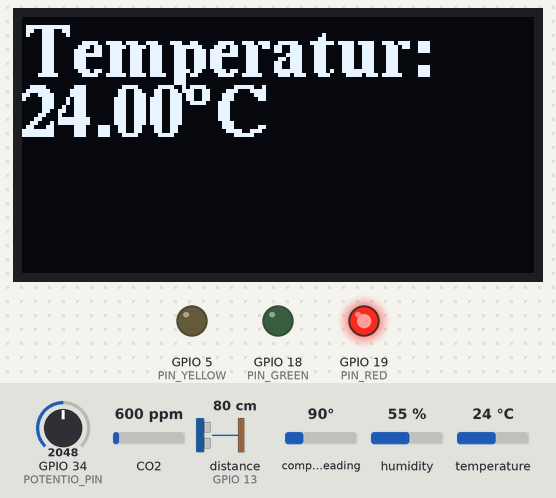
Bench run of a sketch on a simulated ESP32. Parts: 128×64 one-colour display, output pins drawn as LEDs (lit = HIGH). The test bench sets the inputs (shaded band); at power-on: GPIO 34 (POTENTIO_PIN) = 2048, distance to the obstacle (sensor on GPIO 13) 80 cm, CO2 600 ppm, compass heading 90°, humidity 55 %, temperature 24 °C. The echo pulse lasts 58.3 µs per cm; random numbers use the default seed unless the sketch sets one; pins used as bus, display or sensor lines are not drawn; what the sketch prints to the serial monitor is not drawn.

Above: at 1.7 s.
1.8 s: GPIO 34 (POTENTIO_PIN) set to 4095
At 4.54 s:
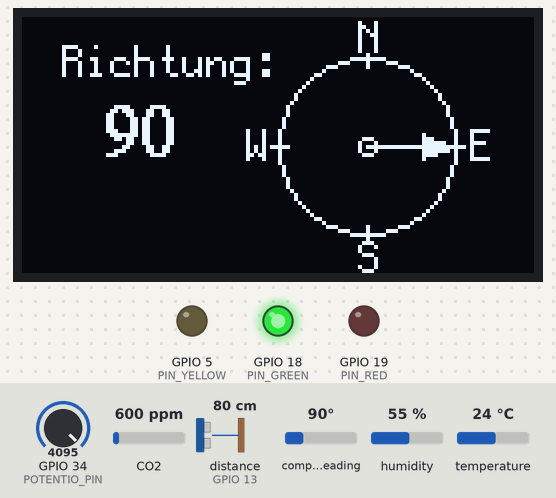
4.8 s: GPIO 34 (POTENTIO_PIN) set to 4033
At 5.3 s:
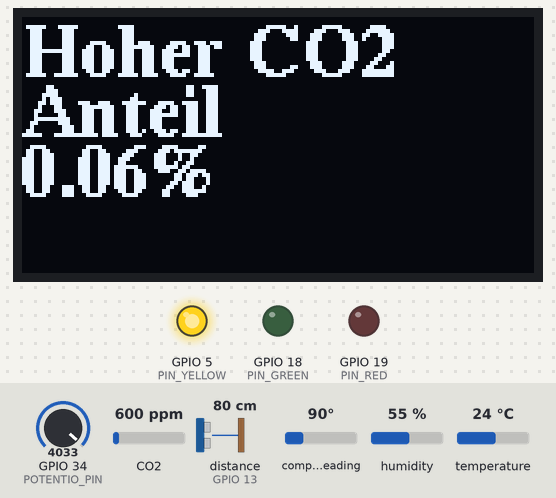
6.4 s: GPIO 34 (POTENTIO_PIN) set to 1228
At 7.5 s:
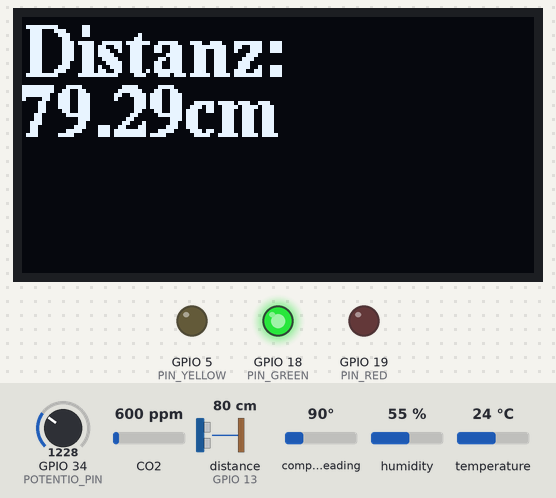
8.5 s: distance to the obstacle (sensor on GPIO 13) set to 54 cm
At 9.1 s:
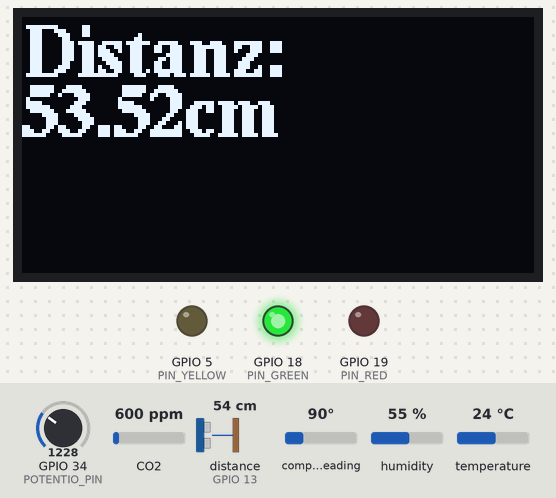
10.0 s: distance to the obstacle (sensor on GPIO 13) set to 46 cm
At 11.2 s:
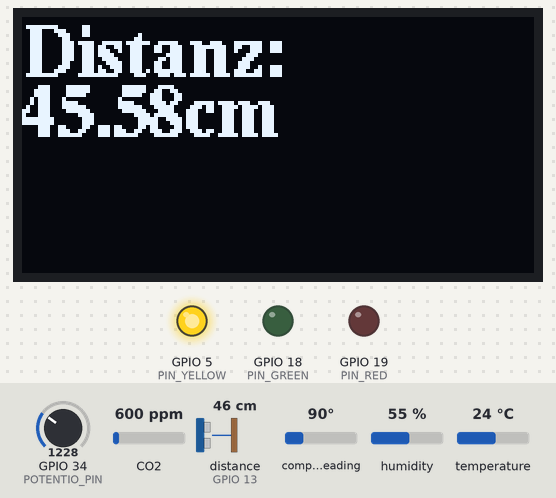
11.5 s: GPIO 34 (POTENTIO_PIN) set to 1604
13.0 s: GPIO 34 (POTENTIO_PIN) set to 1667
At 17.0 s:
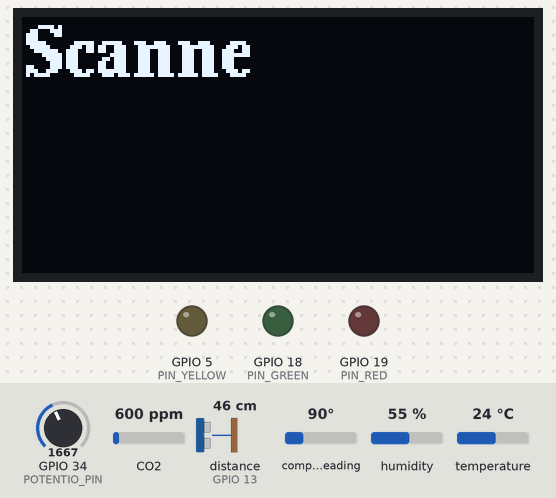
Timing chart, 0 to 17.6 s (numbered marks = the images above; inputs shaded):
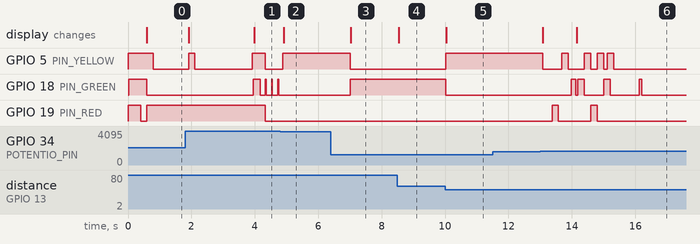

The sketch:

Tricorder.ino
```cpp
#include <SPI.h>
#include <Wire.h>
#include <Adafruit_Sensor.h>

#include "src/Display.h"
#include "src/Ultraschall.h"
#include "src/Util.h"
#include "src/NFC.h"
#include "src/Potentiometer.h"
#include "src/Definitions.h"
#include "src/Heartbeat.h"
#include "src/CO2.h"
#include "src/Compass.h"
#include "src/LED.h"

// Objekt für DHT22
MyTemperature dht(DHT_PIN, DHTTYPE);

// Objekt für Ultraschall
MyUltraschall ultraschall;

// SETUP -------------------------------------------------

void setup()
{
  // Serial Monitor
  Serial.begin(115200);
  Serial.println("Starting...");
  // LEDs initialisieren
  MyLED::initialize();
  delay(500);
  // Display starten
  MyDisplay::initialize_display();

  // NFC initialisieren
  MyNFC::connect_nfc();

  // Potentiometer initialisieren
  MyPotentiometer::intialize_potentiometer();

  // Ultraschall initialisieren
  ultraschall.initialize();

  // Gassensor initialisieren
  GasSensor::intialize_sensor();

  // Herzschlag sensor
  pinMode(HEARTBEAT_PIN, INPUT);

  // Kompass starten
  Compass::intialize();
}
void loop()
{
  Serial.println(Util::pot_val);

  switch (Util::pot_val)
  {
    // Case 0: Thermometer
  case 0:
  {
    // Miss die Temperatur und zeige sie für 2 Sekunden an
    dht_results dht_measurement = dht.measure_temperature();
    MyDisplay::display_temperature(dht_measurement);
    MyLED::blink_led(MyLED::colors::YELLOW, 200);

    Util::wait_interruptable(2000);

    // Miss die Luftfeuchtigkeit und zeige sie für 2 Sekunden an
    MyDisplay::display_humidity(dht_measurement);
    MyLED::blink_led(MyLED::colors::YELLOW, 200);

    Util::wait_interruptable(2000);
    break;
  }
    // Case 1: Ultraschall
  case 1:
  {
    // Miss die Distanz und zeige sie für 200ms an
    float distance = 0;
    while (distance == 0)
    {
      distance = ultraschall.measure_distance();
    }
    MyLED::blink_distance(distance);
    MyDisplay::display_distance(distance);
    break;
  }

    // Case 2: NFC
  case 2:
  {
    // Versuche einen NFC Chip zu lesen
    MyNFC::read_nfc();
    break;
  }
  // Case 3: Heartbeat
  case 3:
  {
    Heartbeat::measure_heartbeat();
    break;
  }

  // Case 4: CO2 Sensor
  case 4:
  {
    MyLED::disable_all_leds();
    GasSensor::get_ppm();
    break;
  }
    // Case 5: Compass
  case 5:
  {
    MyLED::disable_all_leds();
    MyLED::blink_led(MyLED::colors::RED, 400);
    MyLED::blink_led(MyLED::colors::YELLOW, 400);

    Compass::get_readings();
    break;
  }
  }
}
```

CO2.cpp
```cpp
#include "CO2.h"
MQ135 GasSensor::gas_sensor = MQ135(MQ_PIN);

void GasSensor::intialize_sensor()
{
    // Setze den Pin auf input
    pinMode(MQ_PIN, INPUT);
    // float rzero = gas_sensor.getRZero();
    //  Serial.println(rzero);
}

// Lese den Sensor aus. Liefert ppm
void GasSensor::get_ppm()
{
    float ppm = gas_sensor.getPPM();
    float percent = ppm / 10000;
    Serial.println("ppm: " + (String)ppm);
    Serial.println("percent: " + (String)percent);

    // Gib das Ergebnis auf dem Bildschirm aus
    MyDisplay::display_CO2(percent, ppm);
    Util::wait_interruptable(500);
}
```

CO2.h
```cpp
#ifndef CO2_CLASS
#define CO2_CLASS

#include <MQ135.h>
#include "Definitions.h"
#include "Util.h"
#include "Display.h"

class GasSensor
{
public:
    static void intialize_sensor();
    static void get_ppm();
    static MQ135 gas_sensor;
};
#endif
```

Compass.cpp
```cpp
#include "Compass.h"

// Kompass an I2C Adresse zuweisen
QMC5883LCompass Compass::compass;
void Compass::intialize()
{
    compass.init();
}

// Kompass auslesen
void Compass::get_readings()
{
    // a: Azimuth, b: Bearing
    int a, b;
    char directions[3];

    int val_at_start = Util::pot_val;
    String text[] = {"Starte", "Kompass"};
    MyDisplay::display_text(text, 2);

    // Solange das Kompassmodul ausgewählt ist
    while (val_at_start == Util::pot_val)
    {
        // Kompass muss jedes mal neu initialisiert werden. Probleme im Zusammenspiel mit dem Bildschirm
        compass.init();
        compass.read();
        a = compass.getAzimuth();
        compass.getDirection(directions, a);

        // Blinken + Bildschirmausgabe
        MyLED::blink_led(MyLED::colors::GREEN, 200);
        MyDisplay::display_compass(a);

        Util::wait_interruptable(150);
    }
}
```

Compass.h
```cpp
#ifndef COMPASS_CLASS
#define COMPASS_CLASS

#include <QMC5883LCompass.h>

#include "Display.h"
#include "Util.h"
#include "Definitions.h"
#include "NFC.h"
#include "LED.h"

class Compass
{
public:
    static QMC5883LCompass compass;

    static void intialize();
    static void get_readings();
};

#endif
```

Definitions.h
```cpp
#ifndef DEFINITIONS_INCLUDED
#define DEFINITIONS_INCLUDED

// Anzahld der Module
#define NUMBER_OF_MODULES 6

// SDA und SCL Pins
#define SDA_PIN 21
#define SCL_PIN 22

// font for oled
#define FONT u8g2_font_timB14_tf

// LED PINS
#define PIN_RED 19
#define PIN_YELLOW 5
#define PIN_GREEN 18

// Ultraschall Pins
#define TRIG_PIN 14
#define ECHO_PIN 13

// DHT22
#define DHT_PIN 4
#define DHTTYPE DHT22 // DHT 11

// Potentiometer Pin
#define POTENTIO_PIN 34

// KY039 pin: Heartbeat
#define HEARTBEAT_PIN 36

// MQ135
#define MQ_PIN 39

#define VERY_LOW_C02 0
#define LOW_CO2 300
#define NORMAL_CO2 450
#define HIGH_CO2 550
#define VERY_HIGH_CO2 1000
#define TOXIC_GAS 3000

// Kompass:

// Magnetic declination ausgleich: https://ngdc.noaa.gov/geomag/declination.shtml
#define MAGNETIC_DECLINATION 0.0349

#endif
```

Display.cpp
```cpp
#include "Display.h"
U8G2_SH1106_128X64_NONAME_F_SW_I2C MyDisplay::display(U8G2_R0, SCL_PIN, SDA_PIN);

void MyDisplay::initialize_display()
{
    // Bildschirm starten
    display.begin();
    display.enableUTF8Print();
    String text[] = {"System", "Boot"};
    display_text(text, 2);
}
// Zeige Temperatur auf dem Display an
void MyDisplay::display_temperature(dht_results dht_measurement)
{
    String text[] = {
        "Temperatur:",
        (String)dht_measurement.temperature + "\xb0" + "C",
    };
    display_text(text, 2);
    if (dht_measurement.temperature >= 10.f && dht_measurement.temperature <= 22.f)
    {
        MyLED::enable_led(MyLED::colors::GREEN);
        MyLED::disable_led(MyLED::colors::RED);
    }
    else
    {
        MyLED::enable_led(MyLED::colors::RED);
        MyLED::disable_led(MyLED::colors::GREEN);
    }
}

// Zeige Luftfeuchtigkeit auf dem Bildschirm an
void MyDisplay::display_humidity(dht_results dht_measurement)
{
    String text[] = {"Luftf.:", (String)dht_measurement.humidity + "%"};
    display_text(text, 2);
}
// Misst die Distanz und zeigt die Distanz auf dem Bildschirm an. Messung wird wiederholt bis eine gültige vorliegt.
void MyDisplay::display_distance(float distance)
{
    String text[] = {
        "Distanz:",
        (String)distance + "cm"};
    display_text(text, 2);
}
static int dots = 0;
static int count_direction = 1;

// Bildschirmausgabe für NFC
void MyDisplay::display_NFC()
{
    String t = "Scanne";

    for (int i = 0; i < dots; i++)
    {
        t = t + ".";
    }
    if (dots == 0)
    {
        count_direction = 1;
    }
    else if (dots == 3)
    {
        count_direction = -1;
    }
    dots = dots + count_direction;

    // Zufälliges blinken
    int led = random(0, 3);

    int random_duration = random(50, 300);
    MyLED::blink_led((MyLED::colors)led, random_duration);

    led = random(0, 3);
    random_duration = random(50, 300);
    MyLED::blink_led((MyLED::colors)led, random_duration, 1000);

    led = random(0, 3);
    random_duration = random(50, 300);
    MyLED::blink_led((MyLED::colors)led, random_duration, 2000);

    String text[] = {t};

    display_text(text, 1);
}

// Beliebigen text ausgeben. Eingabe als array von Strings, jeder eintrag eine Zeile
void MyDisplay::display_text(String text[], int lines)
{

    display.clearBuffer();
    display.setFont(FONT);
    for (int i = 1; i < lines + 1; i++)
    {
        display.drawStr(0, 15 * i, text[i - 1].c_str());
    }
    display.sendBuffer();
}

// Herzschlag auf dem Bildschirm anzeigen lassen
void MyDisplay::display_heartbeat(int pulse)
{
    String text[] = {"BPM: " + (String)pulse};
    Serial.println(text[0]);
    display_text(text, 1);
}

// CO2 Wert auf dem Bildschirm anzeigen lassen
void MyDisplay::display_CO2(float percent, float ppm)
{
    String text[3];
    if (ppm <= LOW_CO2)
    {
        text[0] = "Minimaler CO2";
        text[1] = "Anteil";
        text[2] = (String)percent + "%";
        MyLED::disable_led(MyLED::colors::RED);
        MyLED::disable_led(MyLED::colors::YELLOW);
        MyLED::enable_led(MyLED::colors::GREEN);
    }
    if (ppm <= NORMAL_CO2)
    {
        text[0] = "Geringer CO2";
        text[1] = "Anteil";
        text[2] = (String)percent + "%";
        MyLED::disable_led(MyLED::colors::RED);
        MyLED::disable_led(MyLED::colors::YELLOW);
        MyLED::enable_led(MyLED::colors::GREEN);
    }
    else if (ppm <= HIGH_CO2)
    {
        text[0] = "Normaler CO2";
        text[1] = "Anteil";
        text[2] = (String)percent + "%";
        MyLED::disable_led(MyLED::colors::RED);
        MyLED::disable_led(MyLED::colors::YELLOW);
        MyLED::enable_led(MyLED::colors::GREEN);
    }
    else if (ppm <= VERY_HIGH_CO2)
    {
        text[0] = "Hoher CO2";
        text[1] = "Anteil";
        text[2] = (String)percent + "%";
        MyLED::disable_led(MyLED::colors::RED);
        MyLED::enable_led(MyLED::colors::YELLOW);
        MyLED::disable_led(MyLED::colors::GREEN);
    }
    else if (ppm <= TOXIC_GAS)
    {
        text[0] = "Zu hoher C02";
        text[1] = "Anteil erkannt!";
        text[2] = (String)percent + "%";
        MyLED::disable_led(MyLED::colors::GREEN);
        MyLED::disable_led(MyLED::colors::YELLOW);
        MyLED::enable_led(MyLED::colors::RED);
    }
    else
    {
        text[0] = "Gefaehrliches";
        text[1] = "Gas erkannt!";
        text[2] = "GEFAHR";
        MyLED::disable_led(MyLED::colors::YELLOW);
        MyLED::disable_led(MyLED::colors::GREEN);
        MyLED::blink_led(MyLED::colors::RED, 200);
    }

    display_text(text, 3);
}

// NFC Ergebnisse: Erhalte eine UID und matche sie mit einem vordefiniertem Eintrag.
void MyDisplay::display_NFC_results(uint8_t uid[])
{
    String text[3];
    uint8_t BABY_YODA[] = {4, 140, 196, 146, 243, 103, 128};
    uint8_t PARFUEM[] = {4, 128, 209, 146, 243, 103, 128};

    if (uid[1] == BABY_YODA[1] && uid[2] == BABY_YODA[2])
    {
        text[0] = "Name: Grogu";
        text[1] = "Art: Kuscheltier";
        text[2] = "Lebendig: Nein";

        display_text(text, 3);
        Util::wait_interruptable(5000);
    }
    else if (uid[1] == PARFUEM[1] && uid[2] == PARFUEM[2])
    {
        text[0] = "Name: Parfuem";
        text[1] = "Ueberdeckt Gestank";
        text[2] = "Enthaelt: Alkohol";

        display_text(text, 3);
        Util::wait_interruptable(5000);
    }
}

// Kompass anzeigen: Danke Reddit
// https://www.reddit.com/r/arduino/comments/9mg45n/arduino_compass_display_or_why_i_relearned_8th/
void MyDisplay::display_compass(float heading)
{
    int bearing = (int)heading;
    display.clearBuffer();
    static int armLength = 22;
    static int arrowLength = 15;
    static int cx = 86;
    static int cy = 32;
    int armX, armY, arrow1X, arrow1Y, arrow2X, arrow2Y;

    // convert degree to radian
    float bearingRad = bearing / 57.2957795;     // 1 Radian is 57.2957 degrees
    float arm1Rad = (bearing - 15) / 57.2957795; // calculate for little arrow arms +/- a few degrees.
    float arm2Rad = (bearing + 15) / 57.2957795;

    armX = armLength * cos(bearingRad);  // use trig to get x and y values. x=hypotenuse*cos(angle in Rads)
    armY = -armLength * sin(bearingRad); // y = hypotenuse*sin(angle in Rads)

    arrow1X = arrowLength * cos(arm1Rad); // x and y offsets to draw the arrow bits
    arrow1Y = -arrowLength * sin(arm1Rad);
    arrow2X = arrowLength * cos(arm2Rad); // x and y offsets to draw the rest of the arrow bits
    arrow2Y = -arrowLength * sin(arm2Rad);

    // draw line, circle, and arrows
    display.drawLine(cx, cy, cx - armY, cy - armX); // for some reason have to invert x and y to get correct compass heading
    // u8g2.drawLine(cx-armY, cy-armX, cx-arrow1Y, cy-arrow1X); // draw 1/2 of arrowhead
    // u8g2.drawLine(cx-armY, cy-armX, cx-arrow2Y, cy-arrow2X);
    display.drawTriangle(cx - armY, cy - armX, cx - arrow1Y, cy - arrow1X, cx - arrow2Y, cy - arrow2X);
    display.drawCircle(cx, cy, armLength, U8G2_DRAW_ALL);
    display.drawCircle(cx, cy, 2, U8G2_DRAW_ALL);

    // Draw tick marks at each Compass point
    display.drawLine(cx, cy - (armLength - 2), cx, cy - (armLength + 2)); // North tick mark
    display.drawLine(cx, cy + (armLength - 2), cx, cy + (armLength + 2)); // South tick mark
    display.drawLine(cx - (armLength - 2), cy, cx - (armLength + 2), cy); // West tick mark
    display.drawLine(cx + (armLength - 2), cy, cx + (armLength + 2), cy); // East tick mark
    // u8g2.setFont(u8g_font_unifont);
    display.setFont(u8g2_font_profont12_tf); // 8 pixel font

    display.setCursor(10, 15);
    display.print("Richtung: ");
    // Label the Compass Directions
    display.setCursor(cx - 2, cy - (armLength + 1)); // need to offset each Label by a bit. - See u8g2.print() function
    display.print("N");
    display.setCursor(cx - 2, cy + (armLength + 10)); // 2 + font size of 8 = 10
    display.print("S");
    display.setCursor(cx + (armLength + 4), cy + 4);
    display.print("E");
    display.setCursor(cx - (armLength + 8), cy + 4);
    display.print("W");

    // Display the actual bearing in a larger font
    display.setCursor(20, 35);
    display.setFont(u8g2_font_timR14_tf); // separate font for Bearing
    display.print((int)heading);

    display.sendBuffer();
}
```

Display.h
```cpp
#ifndef DISPLAY_CLASS
#define DISPLAY_CLASS

#include <Adafruit_GFX.h>
#include <U8g2lib.h>
#include "Temperature.h"
#include "Util.h"
#include "Definitions.h"
#include "LED.h"
// Display
#define OLED_RESET -1

#define SCREEN_WIDTH 128 // OLED display width, in pixels
#define SCREEN_HEIGHT 64 // OLED display height, in pixels
class MyDisplay
{
public:
    static void initialize_display();
    static void display_temperature(dht_results dht_measurement);
    static void display_humidity(dht_results dht_measurement);
    static void display_distance(float distance);
    static void display_NFC();
    static void display_NFC_results(uint8_t uid[]);
    static void display_text(String text[], int lines);
    static void display_heartbeat(int pulse);
    static void display_CO2(float percent, float ppm);
    static void display_compass(float heading);
    static U8G2_SH1106_128X64_NONAME_F_SW_I2C display;
};
#endif
```

Heartbeat.cpp
```cpp
// Adapted from: https://create.arduino.cc/projecthub/Johan_Ha/from-ky-039-to-heart-rate-0abfca
#include "Heartbeat.h"

// Herzschlag messen. Funktioniert aufgrund des Sensors eher weniger.
void Heartbeat::measure_heartbeat()
{
    MyLED::disable_all_leds();
    // get current task id
    int task_at_start = Util::pot_val;

    float reads[4], sum;
    long int now, ptr;
    float last, reader, start;
    float first, second, third, before, print_value;
    bool rising;
    int rise_count;
    int n;
    long int last_beat;

    for (int i = 0; i < 4; i++)
        reads[i] = 0;
    sum = 0;
    ptr = 0;
    String text[2];

    // Repeat until a different module was selected
    while (task_at_start == Util::pot_val)
    {
        // calculate an average of the sensor
        // during a 20 ms period (this will eliminate
        // the 50 Hz noise caused by electric light
        n = 0;
        start = millis();
        reader = 0.;
        do
        {
            reader += analogRead(HEARTBEAT_PIN);
            n++;
            now = millis();
        } while (now < start + 20);
        reader /= n; // we got an average

        // Add the newest measurement to an array
        // and subtract the oldest measurement from the array
        // to maintain a sum of last measurements
        sum -= reads[ptr];
        sum += reader;
        reads[ptr] = reader;
        last = sum / 4;
        // now last holds the average of the values in the array

        // check for a rising curve (= a heart beat)
        if (last > before)
        {
            rise_count++;
            if (!rising && rise_count > 5)
            {
                // Ok, we have detected a rising curve, which implies a heartbeat.
                // Record the time since last beat, keep track of the two previous
                // times (first, second, third) to get a weighed average.
                // The rising flag prevents us from detecting the same rise more than once.
                rising = true;
                first = millis() - last_beat;
                last_beat = millis();

                // Calculate the weighed average of heartbeat rate
                // according to the three last beats
                print_value = 60000. / (0.4 * first + 0.3 * second + 0.3 * third);
                text[0] = "BPM: " + (String)(int)print_value;
                text[1] = "";
                MyDisplay::display_text(text, 2);
                MyLED::enable_led(MyLED::colors::RED);
                third = second;
                second = first;
            }
        }
        else
        {
            // Ok, the curve is falling
            rising = false;
            MyLED::disable_led(MyLED::colors::RED);

            rise_count = 0;
        }
        before = last;

        ptr++;
        ptr %= 4;
    }
}
```

Heartbeat.h
```cpp
#ifndef HEARTBEAT_CLASS
#define HEARTBEAT_CLASS
#include "Definitions.h"
#include "Util.h"
#include "Display.h"
#include "LED.h"
// Adapted from: https://create.arduino.cc/projecthub/Johan_Ha/from-ky-039-to-heart-rate-0abfca
class Heartbeat
{

public:
    static void measure_heartbeat();
};
#endif
```

LED.h
```cpp
#ifndef LED_CLASS
#define LED_CLASS
#include <elapsedMillis.h>
#include "Util.h"
#include "Definitions.h"
class MyLED
{

public:
    enum colors
    {
        RED,
        GREEN,
        YELLOW
    };
    struct blink_struct
    {
        colors color;
        int duration;
        int delay_ms;
    };

    static void initialize();
    static void enable_led(colors LED);
    static void blink_led(colors LED, int duration, int delay_ms = 0);
    static void disable_led(colors LED);
    static void blink_distance(float distance);
    static void disable_all_leds();

private:
    static void blink_async(void *param);
};
#endif
```

Source omitted: LED.cpp (2759 bytes), NFC.cpp (3524 bytes), NFC.h (442 bytes), Potentiometer.cpp (668 bytes), Potentiometer.h (320 bytes), Temperature.cpp (957 bytes), Temperature.h (432 bytes), Util.cpp (382 bytes), Util.h (163 bytes), Ultraschall.cpp (514 bytes), Ultraschall.h (233 bytes)

Measured:
- the behaviour switches between 4095 and 4094 on GPIO 34 (POTENTIO_PIN) (found by bisection; images 1 and 2)
- the behaviour switches between 51 and 50 cm on distance to the obstacle (sensor on GPIO 13) (found by bisection; images 4 and 5)
- the behaviour switches between 1637 and 1638 on GPIO 34 (POTENTIO_PIN) (found by bisection; images 5 and 6)
- after the input at 1.8 s, GPIO 18 (PIN_GREEN): LOW → HIGH after 2.2 s, then repeats every 0.19 s: LOW 0.16 s, HIGH 0.03 s
- after the input at 4.8 s, GPIO 5 (PIN_YELLOW): LOW → HIGH after 0.09 s; the display: changes after 0.11 s (image 2)
- after the input at 6.4 s, GPIO 5 (PIN_YELLOW): HIGH → LOW after 0.60 s; GPIO 18 (PIN_GREEN): LOW → HIGH after 0.60 s; the display: changes after 0.63 s (image 3)
- after the input at 8.5 s, the display: changes at once (image 4)
- after the input at 10.0 s, GPIO 5 (PIN_YELLOW): LOW → HIGH at once; GPIO 18 (PIN_GREEN): HIGH → LOW at once; the display: changes at once (image 5)
- after the input at 11.5 s, every drawn part: stays the same
- after the input at 13.0 s, GPIO 5 (PIN_YELLOW): HIGH → LOW after 0.08 s, → HIGH 0.60 s later, → LOW 0.20 s later, → HIGH 0.51 s later, … (9 changes in this stretch); GPIO 19 (PIN_RED): alternates HIGH for 0.20 s and LOW for 1.0 s, 4 changes in all, then stays LOW, starting after 0.38 s
